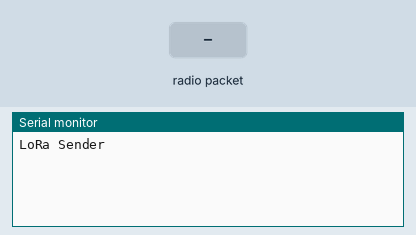
Simulated run of this sketch. Board: Arduino Uno, built with avr-gcc and run on an emulated ATmega328P. Shown: the last lines printed to the serial monitor. Inputs (shaded band) come from the test bench. No radio packets arrive unless stated.

Above: at 1.2 s.
1.3 s: radio packet "1" arrives
At 2.5 s:
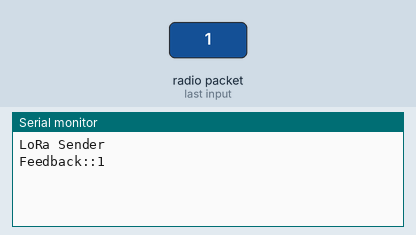
2.8 s: radio packet "0" arrives
At 4.1 s:
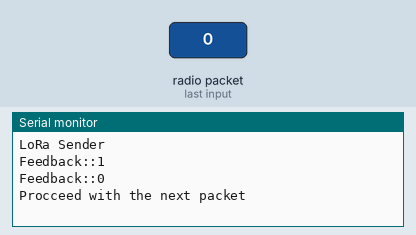

Measured:
- after the input at 1.3 s, the serial monitor: prints a new line at once (image 1)
- after the input at 2.8 s, the serial monitor: prints a new line at once (image 2)

The sketch:

LoRaSender_v4.ino
```cpp
#include <SPI.h>
#include <LoRa.h>

unsigned long counter = 0;
//long packetMiss = 0;
String msg = "HeLoRa World!111111222222222234444444445";
String inputString = "";         // a String to hold incoming data
bool stringComplete = true;  // whether the string is complete
bool lastPacketSuccess;
char i;
unsigned long lastSendTime, receiveTime, feedbackTimeout;

void setup() {
  //LoRa.setPins(8, 12, 3);
  Serial.begin(9600);
  Serial.println("LoRa Sender");
  if (!LoRa.begin(433E6)) {
    Serial.println("Starting LoRa failed!");
    while (1);
  }
  LoRa.setSpreadingFactor(8);
  LoRa.setSignalBandwidth(62.5E3);
  LoRa.enableCrc();
  // LoRa.setCodingRate4(8);
  // LoRa.setPreambleLength(6);
  feedbackTimeout = 5000; //set feedback timeout to 5 seconds
  lastSendTime = 0;
  receiveTime = 0;
}

void loop() {
  if (Serial.available() > 0)
  {
    msg = ""; //force overwrite buffer
    msg = "ffff";
    while (Serial.available())
    {
      // get the new byte:
      char inChar = (char)Serial.read();

      if (inChar == '\n') {
        stringComplete = true;
        counter++;
      }
      else
      {
        msg += inChar;
      }
    }
  }


  if (stringComplete)
  {
    //Packet counter
    msg [3] = (char)(counter % 128);
    //Serial.print(msg[3], HEX);
    msg [2] = (char)((counter >> 7) % 128);
    //Serial.print("  ");
    //Serial.println(msg[2], HEX);
    msg [1] = (char)((counter >> 14) % 128);
    msg [0] = (char)((counter >> 21) % 128);

    // send packet
    //Serial.print("Sending packet: ");
    //Serial.print(counter);
    //Serial.print("  ::");
    //Serial.println(msg);

    LoRa.beginPacket();
    LoRa.print(msg);
    //LoRa.print(counter);
    LoRa.endPacket();
    lastSendTime = millis();            // timestamp the message
    LoRa.receive();

    lastPacketSuccess = false;
    stringComplete = false;
    //msg = "                                        ";

  }


  receiveFeedback();

  //--what if no feed back is received for long time
  //--Send the last packet again
  if (  (millis() - lastSendTime) > feedbackTimeout  &&  !lastPacketSuccess  )
  {
    //Serial.print("Timeout:: ");
    //Serial.println(millis() - lastSendTime);
    stringComplete = true;
    //    packetMiss += 1;
    //  Serial.print("packet miss ");
    //Serial.println(packetMiss);
  }

}


void receiveFeedback()
{
  int packetSize = LoRa.parsePacket();
  if (packetSize == 0) return;          // if there's no packet, return

  String incoming = "";                 // payload of packet

  while (LoRa.available()) {            // can't use readString() in callback, so
    incoming += (char)LoRa.read();      // add bytes one by one
  }
  receiveTime = millis();
  Serial.println("Feedback::" + incoming);
  //Serial.print("Round trip:: ");
  //Serial.println((receiveTime - lastSendTime));

  //reSend
  String sentStr;
  sentStr = msg[0] + msg[1] + msg[2] + msg[3];
  if ( sentStr != incoming) //did the feedback differnet from sent??
  {
    //    packetMiss += 1;
    //    Serial.print("packet miss ");
    //    Serial.println(packetMiss);
    LoRa.beginPacket();
    LoRa.print(msg);
    //LoRa.print(counter);
    LoRa.endPacket();
    lastSendTime = millis();            // timestamp the message
    LoRa.receive();
  }
  else
  {
    lastPacketSuccess = true;
    Serial.println("Procceed with the next packet");
  }
}
```
